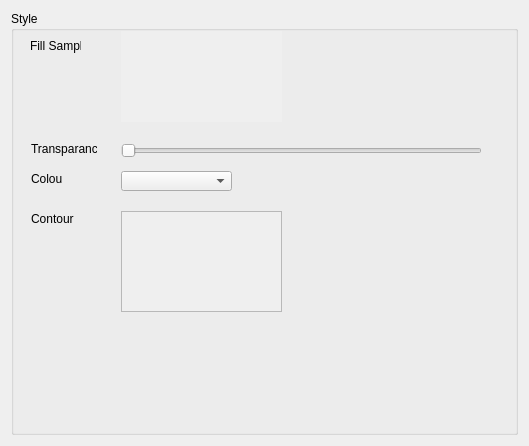
<?xml version="1.0" encoding="UTF-8"?>
<ui version="4.0">
 <class>MapOptionStyle</class>
 <widget class="QWidget" name="MapOptionStyle">
  <property name="geometry">
   <rect>
    <x>0</x>
    <y>0</y>
    <width>529</width>
    <height>446</height>
   </rect>
  </property>
  <property name="windowTitle">
   <string>Form</string>
  </property>
  <layout class="QGridLayout" name="gridLayout">
   <item row="0" column="0">
    <widget class="QGroupBox" name="groupBox_2">
     <property name="title">
      <string>Style</string>
     </property>
     <widget class="QWidget" name="widget" native="true">
      <property name="geometry">
       <rect>
        <x>110</x>
        <y>20</y>
        <width>161</width>
        <height>91</height>
       </rect>
      </property>
      <property name="autoFillBackground">
       <bool>true</bool>
      </property>
     </widget>
     <widget class="QLabel" name="label_3">
      <property name="geometry">
       <rect>
        <x>19</x>
        <y>27</y>
        <width>51</width>
        <height>16</height>
       </rect>
      </property>
      <property name="text">
       <string>Fill Sample</string>
      </property>
     </widget>
     <widget class="QLabel" name="label_4">
      <property name="geometry">
       <rect>
        <x>20</x>
        <y>130</y>
        <width>66</width>
        <height>16</height>
       </rect>
      </property>
      <property name="text">
       <string>Transparancy</string>
      </property>
     </widget>
     <widget class="QSlider" name="horizontalSlider">
      <property name="geometry">
       <rect>
        <x>110</x>
        <y>130</y>
        <width>361</width>
        <height>19</height>
       </rect>
      </property>
      <property name="orientation">
       <enum>Qt::Horizontal</enum>
      </property>
     </widget>
     <widget class="QLabel" name="label_5">
      <property name="geometry">
       <rect>
        <x>20</x>
        <y>160</y>
        <width>31</width>
        <height>16</height>
       </rect>
      </property>
      <property name="text">
       <string>Colour</string>
      </property>
     </widget>
     <widget class="QComboBox" name="comboBox">
      <property name="geometry">
       <rect>
        <x>110</x>
        <y>160</y>
        <width>111</width>
        <height>20</height>
       </rect>
      </property>
     </widget>
     <widget class="QScrollArea" name="scrollArea">
      <property name="geometry">
       <rect>
        <x>110</x>
        <y>200</y>
        <width>161</width>
        <height>101</height>
       </rect>
      </property>
      <property name="widgetResizable">
       <bool>true</bool>
      </property>
      <widget class="QWidget" name="scrollAreaWidgetContents">
       <property name="geometry">
        <rect>
         <x>0</x>
         <y>0</y>
         <width>159</width>
         <height>99</height>
        </rect>
       </property>
      </widget>
     </widget>
     <widget class="QLabel" name="label_6">
      <property name="geometry">
       <rect>
        <x>20</x>
        <y>200</y>
        <width>71</width>
        <height>16</height>
       </rect>
      </property>
      <property name="text">
       <string>Contour</string>
      </property>
     </widget>
    </widget>
   </item>
  </layout>
 </widget>
 <resources/>
 <connections/>
</ui>
